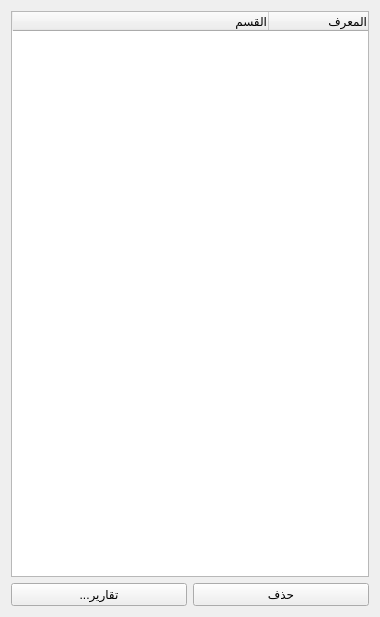
             <widget class="QWidget" name="page_6">
              <property name="geometry">
               <rect>
                <x>0</x>
                <y>0</y>
                <width>380</width>
                <height>617</height>
               </rect>
              </property>
              <attribute name="label">
               <string>الاقسام</string>
              </attribute>
              <layout class="QGridLayout" name="gridLayout_30">
               <item row="0" column="0" colspan="2">
                <widget class="QTableWidget" name="departments_table">
                 <property name="layoutDirection">
                  <enum>Qt::RightToLeft</enum>
                 </property>
                 <property name="styleSheet">
                  <string notr="true"/>
                 </property>
                 <property name="selectionMode">
                  <enum>QAbstractItemView::SingleSelection</enum>
                 </property>
                 <property name="selectionBehavior">
                  <enum>QAbstractItemView::SelectRows</enum>
                 </property>
                 <property name="verticalScrollMode">
                  <enum>QAbstractItemView::ScrollPerPixel</enum>
                 </property>
                 <property name="horizontalScrollMode">
                  <enum>QAbstractItemView::ScrollPerPixel</enum>
                 </property>
                 <attribute name="horizontalHeaderStretchLastSection">
                  <bool>true</bool>
                 </attribute>
                 <column>
                  <property name="text">
                   <string>المعرف</string>
                  </property>
                  <property name="textAlignment">
                   <set>AlignTrailing|AlignVCenter</set>
                  </property>
                 </column>
                 <column>
                  <property name="text">
                   <string>القسم</string>
                  </property>
                  <property name="textAlignment">
                   <set>AlignTrailing|AlignVCenter</set>
                  </property>
                 </column>
                </widget>
               </item>
               <item row="1" column="0">
                <widget class="QPushButton" name="department_report_btn">
                 <property name="text">
                  <string>...تقارير</string>
                 </property>
                </widget>
               </item>
               <item row="1" column="1">
                <widget class="QPushButton" name="delete_department_btn">
                 <property name="text">
                  <string>حذف</string>
                 </property>
                </widget>
               </item>
              </layout>
             </widget>
